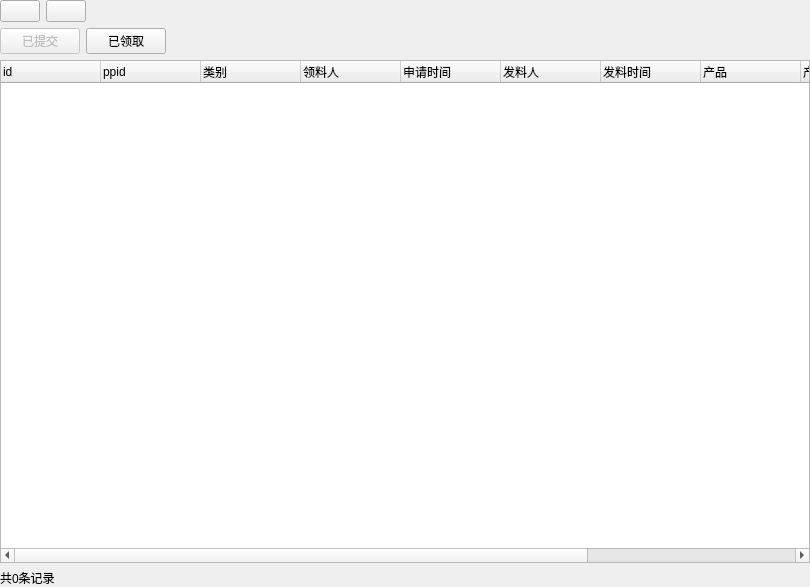
<?xml version="1.0" encoding="UTF-8"?>
<ui version="4.0">
 <class>Form</class>
 <widget class="QWidget" name="Form">
  <property name="geometry">
   <rect>
    <x>0</x>
    <y>0</y>
    <width>810</width>
    <height>587</height>
   </rect>
  </property>
  <property name="windowTitle">
   <string>Form</string>
  </property>
  <layout class="QGridLayout" name="gridLayout">
   <property name="leftMargin">
    <number>0</number>
   </property>
   <property name="topMargin">
    <number>0</number>
   </property>
   <property name="rightMargin">
    <number>0</number>
   </property>
   <property name="bottomMargin">
    <number>0</number>
   </property>
   <item row="0" column="0">
    <layout class="QHBoxLayout" name="horizontalLayout">
     <item>
      <widget class="QPushButton" name="pushButton_refresh">
       <property name="sizePolicy">
        <sizepolicy hsizetype="Fixed" vsizetype="Fixed">
         <horstretch>0</horstretch>
         <verstretch>0</verstretch>
        </sizepolicy>
       </property>
       <property name="toolTip">
        <string>&lt;html&gt;&lt;head/&gt;&lt;body&gt;&lt;p&gt;刷新&lt;/p&gt;&lt;/body&gt;&lt;/html&gt;</string>
       </property>
       <property name="styleSheet">
        <string notr="true"/>
       </property>
       <property name="text">
        <string/>
       </property>
       <property name="icon">
        <iconset resource="../../stuff/views/stuffimages.qrc">
         <normaloff>:/logo/images/refresh.png</normaloff>:/logo/images/refresh.png</iconset>
       </property>
       <property name="iconSize">
        <size>
         <width>30</width>
         <height>30</height>
        </size>
       </property>
      </widget>
     </item>
     <item>
      <widget class="QPushButton" name="printerButton">
       <property name="sizePolicy">
        <sizepolicy hsizetype="Fixed" vsizetype="Fixed">
         <horstretch>0</horstretch>
         <verstretch>0</verstretch>
        </sizepolicy>
       </property>
       <property name="toolTip">
        <string>&lt;html&gt;&lt;head/&gt;&lt;body&gt;&lt;p&gt;打印&lt;/p&gt;&lt;/body&gt;&lt;/html&gt;</string>
       </property>
       <property name="text">
        <string/>
       </property>
       <property name="icon">
        <iconset resource="../../stuff/views/stuffimages.qrc">
         <normaloff>:/logo/images/printer.png</normaloff>:/logo/images/printer.png</iconset>
       </property>
       <property name="iconSize">
        <size>
         <width>30</width>
         <height>30</height>
        </size>
       </property>
      </widget>
     </item>
    </layout>
   </item>
   <item row="4" column="0">
    <widget class="QLabel" name="countlabel">
     <property name="text">
      <string>共0条记录</string>
     </property>
    </widget>
   </item>
   <item row="3" column="0" colspan="15">
    <widget class="QTreeWidget" name="stuffdrawpaperlist">
     <property name="sizePolicy">
      <sizepolicy hsizetype="Expanding" vsizetype="Expanding">
       <horstretch>12</horstretch>
       <verstretch>15</verstretch>
      </sizepolicy>
     </property>
     <property name="selectionMode">
      <enum>QAbstractItemView::ExtendedSelection</enum>
     </property>
     <column>
      <property name="text">
       <string>id</string>
      </property>
     </column>
     <column>
      <property name="text">
       <string>ppid</string>
      </property>
     </column>
     <column>
      <property name="text">
       <string>类别</string>
      </property>
     </column>
     <column>
      <property name="text">
       <string>领料人</string>
      </property>
     </column>
     <column>
      <property name="text">
       <string>申请时间</string>
      </property>
     </column>
     <column>
      <property name="text">
       <string>发料人</string>
      </property>
     </column>
     <column>
      <property name="text">
       <string>发料时间</string>
      </property>
     </column>
     <column>
      <property name="text">
       <string>产品</string>
      </property>
     </column>
     <column>
      <property name="text">
       <string>产品含量规格</string>
      </property>
     </column>
     <column>
      <property name="text">
       <string>产品包装规格</string>
      </property>
     </column>
     <column>
      <property name="text">
       <string>产品批号</string>
      </property>
     </column>
    </widget>
   </item>
   <item row="2" column="0" colspan="2">
    <layout class="QHBoxLayout" name="horizontalLayout_2">
     <item>
      <widget class="QPushButton" name="pushButton_apply">
       <property name="enabled">
        <bool>false</bool>
       </property>
       <property name="sizePolicy">
        <sizepolicy hsizetype="Fixed" vsizetype="Preferred">
         <horstretch>1</horstretch>
         <verstretch>1</verstretch>
        </sizepolicy>
       </property>
       <property name="text">
        <string>已提交</string>
       </property>
      </widget>
     </item>
     <item>
      <widget class="QPushButton" name="pushButton_finish">
       <property name="text">
        <string>已领取</string>
       </property>
      </widget>
     </item>
    </layout>
   </item>
  </layout>
 </widget>
 <resources>
  <include location="../../stuff/views/stuffimages.qrc"/>
 </resources>
 <connections/>
</ui>
